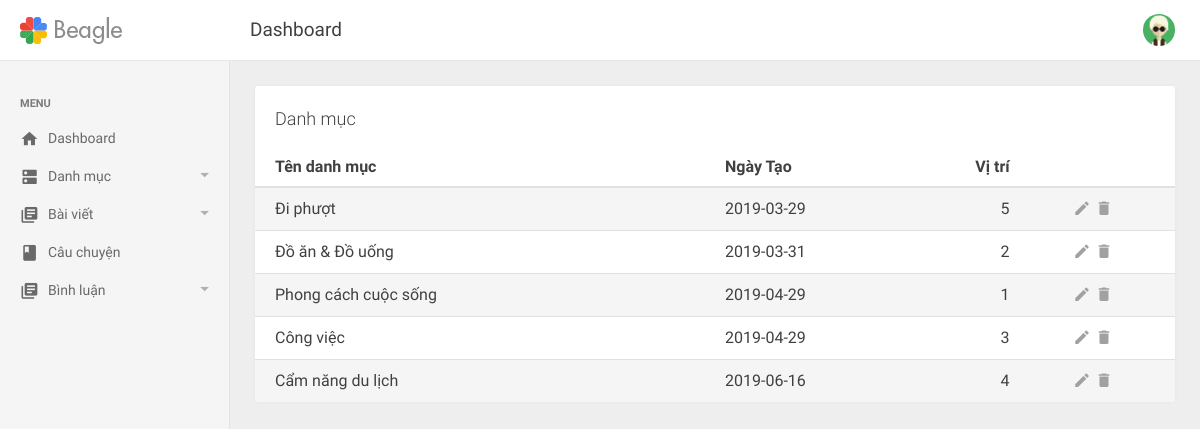
The app's page /admin/danhmuc.php (signed in), older data.
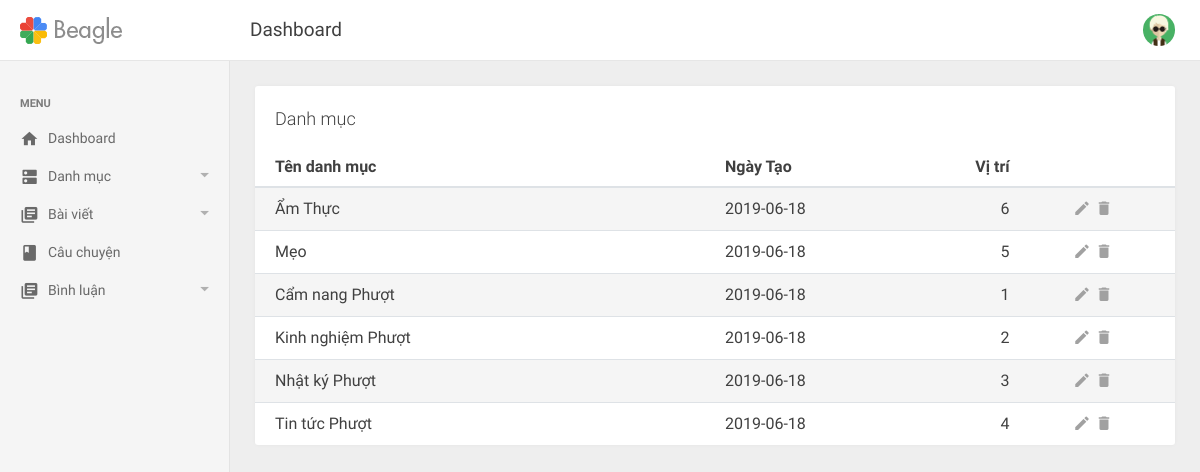
The same page, newer data.
### tables this page shows
CREATE TABLE `danhmuc` (
  `danhmuc_id` int(11) NOT NULL,
  `danhmuc_ten` varchar(100) NOT NULL,
  `danhmuc_vitri` int(11) NOT NULL,
  `danhmuc_ngaytao` date NOT NULL
);

### admin/danhmuc.php (the view, shortened to what this page needs)
<?php include('../includes/mysqli_connect.php');?>
<?php include('includes/header.php');?>
<?php include('includes/top-header.php');?>
<?php include('includes/left-sidebar.php');?>
<div class="be-content">
    <div class="main-content container-fluid">
      <div class="row">
        <div class="col-md-12">
          <div class="card card-table">
            <div class="card-header">Danh mục</div>
            <div class="card-body table-responsive">
                <table class="table table-striped table-hover">
                    <thead>
                        <tr>
                            <th style="width:50%;"><a href="danhmuc.php?sort=cat">Tên danh mục</a></th>
                            <th style="width:20%;"><a href="danhmuc.php?sort=by">Ngày Tạo</a></th>
                            <th class="number"><a href="danhmuc.php?sort=pos">Vị trí</a></th>
                            <th class="actions"></th>
                        </tr>
                    </thead>
                    <tbody>
                      <?php
                      if(isset($_GET['sort'])) {
                        switch ($_GET['sort']) {
                          case 'cat':
                            $order_by = 'danhmuc_ten';
                            break;
                          case 'pos':
                            $order_by = 'danhmuc_vitri';
                            break;
                          case 'by':
                            $order_by = 'danhmuc_ngaytao';
                            break;
                          default:
                            $order_by = 'danhmuc_id';
                            break;
                        }
                      } else {
                        $order_by = 'danhmuc_id';
                      }
                        $query = "SELECT * FROM danhmuc ORDER BY {$order_by} ASC";
                          if ($result = $dbc->query($query)) {
                              while ($danhmuc = $result->fetch_array(MYSQLI_ASSOC)) {
                                echo "
                                  <tr>
                                    <td>{$danhmuc['danhmuc_ten']}</td>
                                    <td>{$danhmuc['danhmuc_ngaytao']}</td>
                                    <td class='number'>{$danhmuc['danhmuc_vitri']}</td>
                                    <td class='actions'>
                                      <span style='padding:0 3px'>
                                      <a href='suadanhmuc.php?cid={$danhmuc['danhmuc_id']}' class='icon' href='#'><i class='mdi mdi-edit'></i></a>
                                      </span>
                                      <span style='padding:0 3px'>
                                      <a id='{$danhmuc['danhmuc_id']}' class='icon remove'><i class='mdi mdi-delete'></i>
                                      </a>
                                      </span>
                                    </td>
                                </tr>
                                ";
                              }
                          }
                       ?>
                    </tbody>
                </table>
            </div>
        </div>
        </div>
      </div>
    </div>
</div>
<?php include('includes/footer.php');?>

Row changes from the older to the newer data that the page shows:
removed danhmuc: danhmuc_ten "Đi phượt", danhmuc_ngaytao "2019-03-29", danhmuc_vitri "5"
removed danhmuc: danhmuc_ten "Đồ ăn & Đồ uống", danhmuc_ngaytao "2019-03-31", danhmuc_vitri "2"
removed danhmuc: danhmuc_ten "Phong cách cuộc sống", danhmuc_ngaytao "2019-04-29", danhmuc_vitri "1"
removed danhmuc: danhmuc_ten "Công việc", danhmuc_ngaytao "2019-04-29", danhmuc_vitri "3"
removed danhmuc: danhmuc_ten "Cẩm năng du lịch", danhmuc_ngaytao "2019-06-16", danhmuc_vitri "4"
added danhmuc: danhmuc_ten "Ẩm Thực", danhmuc_ngaytao "2019-06-18", danhmuc_vitri "6"
added danhmuc: danhmuc_ten "Mẹo", danhmuc_ngaytao "2019-06-18", danhmuc_vitri "5"
added danhmuc: danhmuc_ten "Cẩm nang Phượt", danhmuc_ngaytao "2019-06-18", danhmuc_vitri "1"
added danhmuc: danhmuc_ten "Kinh nghiệm Phượt", danhmuc_ngaytao "2019-06-18", danhmuc_vitri "2"
added danhmuc: danhmuc_ten "Nhật ký Phượt", danhmuc_ngaytao "2019-06-18", danhmuc_vitri "3"
added danhmuc: danhmuc_ten "Tin tức Phượt", danhmuc_ngaytao "2019-06-18", danhmuc_vitri "4"
